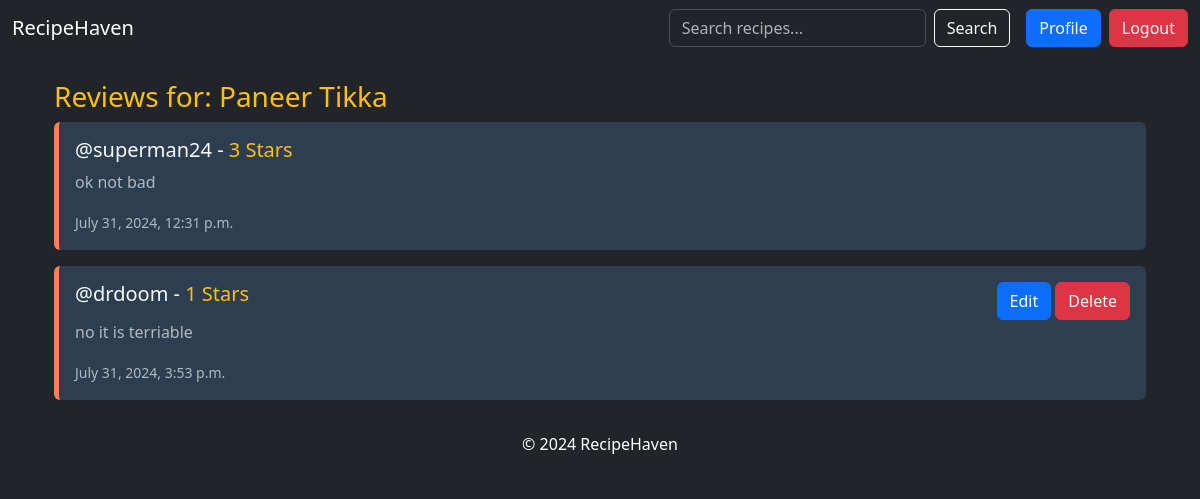
The page /7/create_review/ (signed in) on the database its author committed.
### recipes/models.py (models this page shows, shortened)
class Recipe(models.Model):
    CATEGORY_CHOICES = [
        ("vegetarian", "Vegetarian"),
        ("non-vegetarian", "Non-Vegetarian"),
    ]
    user = models.ForeignKey(User, on_delete=models.CASCADE)
    title = models.TextField(max_length=70)
    description = models.TextField(max_length=220)
    ingredients = models.TextField(max_length=350)
    steps_to_cook = models.TextField(max_length=700)
    photo = models.ImageField(upload_to="photos/", blank=True, null=True)
    category = models.CharField(
        max_length=20, choices=CATEGORY_CHOICES, default="vegetarian"
    )
    created_at = models.DateTimeField(auto_now_add=True)
    updated_at = models.DateTimeField(auto_now=True)

class Review(models.Model):
    RATING_CHOICES = [
        (1, "1 Star"),
        (2, "2 Stars"),
        (3, "3 Stars"),
        (4, "4 Stars"),
        (5, "5 Stars"),
    ]
    user = models.ForeignKey(User, on_delete=models.CASCADE)
    recipe = models.ForeignKey(Recipe, on_delete=models.CASCADE)
    rating = models.IntegerField(choices=RATING_CHOICES, default=1)
    comment = models.TextField(max_length=240)
    created_at = models.DateTimeField(auto_now_add=True)
    updated_at = models.DateTimeField(auto_now=True)
    class Meta:
        unique_together = ("recipe", "user")

### recipes/views.py (the view)
# urls.py: path("<int:recipe_id>/create_review/", views.create_review, name="create_review"),
@login_required
def create_review(request, recipe_id):
    recipe = get_object_or_404(Recipe, pk=recipe_id)
    review_list = Review.objects.filter(recipe=recipe)
    user_review_exists = review_list.filter(user=request.user).exists()
    if request.method == "POST":
        form = ReviewForm(request.POST)
        if form.is_valid():
            review = form.save(commit=False)
            review.recipe = recipe
            review.user = request.user
            review.save()
            return render(request, "recipe/recipe_detail.html", {"recipe": recipe})
    else:
        form = ReviewForm()
    return render(
        request,
        "reviews/review_form.html",
        {
            "recipe": recipe,
            "form": form,
            "review_list": review_list,
            "user_review_exists": user_review_exists,
        },
    )

### recipes/forms.py
class ReviewForm(forms.ModelForm):
    class Meta:
        model = Review
        fields = ["rating", "comment"]
        widgets = {
            "rating": forms.Select(
                attrs={
                    "class": "form-control",
                }
            ),
            "comment": forms.Textarea(
                attrs={
                    "placeholder": "Enter Comment here",
                    "class": "form-control w-100",
                    "style": "height: 110px;",
                }
            ),
        }

### recipes/templates/reviews/review_form.html (shortened to what this page needs)
{% extends "layout.html" %}
{% block content %}
<div class="container">
    <h3 class="mt-4 text-warning">Reviews for: {{ recipe.title }}</h3>
    {% if review_list %}
        {% for review in review_list %}
            <div class="review mb-3 p-3 rounded" style="background-color: #2c3e50; border-left: 5px solid #ff7f50;">
               <div class="d-flex justify-content-between">
                    <h5 class="text-light">@{{ review.user.username }} - <span class="text-warning">{{ review.rating }} Stars</span>                     </h5>
                    {% if review.user == user %}
                        <div>
                            <a href="{% url 'edit_review' review.id %}" class="btn btn-primary">Edit</a>
                            <a href="{% url 'delete_review' review.id %}" class="btn btn-danger">Delete</a>
                        </div>
                    {% endif %}
                </div>
                <p class="text-muted">{{ review.comment }}</p>
                <small class="text-muted">{{ review.created_at|date:"F j, Y, g:i a" }}</small>
            </div>
        {% endfor %}
    {% else %}
        <p class="text-muted">No reviews yet.</p>
    {% endif %}
</div>
{% endblock %}

### rows shown on the page
Recipe: title "Paneer Tikka"
Review: user.username "superman24", rating "3", comment "ok not bad", created_at "July 31, 2024, 12:31 p.m."
Review: user.username "drdoom", rating "1", shows "Edit", comment "no it is terriable", created_at "July 31, 2024, 3:53 p.m."
